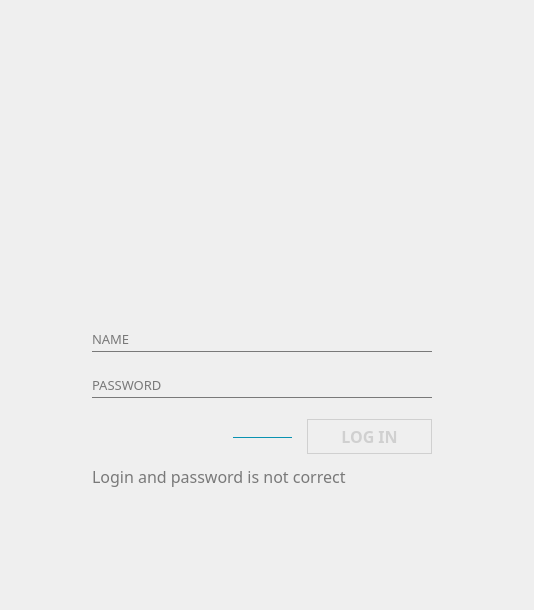
<?xml version="1.0" encoding="UTF-8"?>
<ui version="4.0">
 <class>LoginForm</class>
 <widget class="QWidget" name="LoginForm">
  <property name="geometry">
   <rect>
    <x>0</x>
    <y>0</y>
    <width>534</width>
    <height>610</height>
   </rect>
  </property>
  <property name="minimumSize">
   <size>
    <width>534</width>
    <height>610</height>
   </size>
  </property>
  <property name="maximumSize">
   <size>
    <width>534</width>
    <height>610</height>
   </size>
  </property>
  <property name="contextMenuPolicy">
   <enum>Qt::NoContextMenu</enum>
  </property>
  <property name="windowTitle">
   <string>Form</string>
  </property>
  <property name="autoFillBackground">
   <bool>false</bool>
  </property>
  <property name="styleSheet">
   <string notr="true"/>
  </property>
  <widget class="QLabel" name="lblPictureNolt">
   <property name="geometry">
    <rect>
     <x>90</x>
     <y>115</y>
     <width>352</width>
     <height>104</height>
    </rect>
   </property>
   <property name="sizePolicy">
    <sizepolicy hsizetype="Expanding" vsizetype="Expanding">
     <horstretch>0</horstretch>
     <verstretch>0</verstretch>
    </sizepolicy>
   </property>
   <property name="maximumSize">
    <size>
     <width>48000</width>
     <height>48000</height>
    </size>
   </property>
   <property name="sizeIncrement">
    <size>
     <width>0</width>
     <height>0</height>
    </size>
   </property>
   <property name="baseSize">
    <size>
     <width>0</width>
     <height>0</height>
    </size>
   </property>
   <property name="contextMenuPolicy">
    <enum>Qt::DefaultContextMenu</enum>
   </property>
   <property name="styleSheet">
    <string notr="true">background-color:transparent;
</string>
   </property>
   <property name="text">
    <string/>
   </property>
   <property name="textFormat">
    <enum>Qt::AutoText</enum>
   </property>
   <property name="pixmap">
    <pixmap resource="../../images.qrc">:/Windows/Login/Images/loginBackground.png</pixmap>
   </property>
   <property name="scaledContents">
    <bool>true</bool>
   </property>
   <property name="alignment">
    <set>Qt::AlignBottom|Qt::AlignLeading|Qt::AlignLeft</set>
   </property>
   <property name="wordWrap">
    <bool>false</bool>
   </property>
   <property name="margin">
    <number>0</number>
   </property>
   <property name="indent">
    <number>-2</number>
   </property>
  </widget>
  <widget class="QPushButton" name="btnLogin">
   <property name="geometry">
    <rect>
     <x>307</x>
     <y>419</y>
     <width>125</width>
     <height>35</height>
    </rect>
   </property>
   <property name="font">
    <font>
     <family>Proxima Nova Lt</family>
     <pointsize>12</pointsize>
     <weight>75</weight>
     <bold>true</bold>
    </font>
   </property>
   <property name="focusPolicy">
    <enum>Qt::StrongFocus</enum>
   </property>
   <property name="styleSheet">
    <string notr="true">QPushButton#btnLogin{
	border : 1px solid #d0d0d0;
	color : #d0d0d0;
	background-color:transparent;
}

QPushButton#btnLogin:hover{
	color:#0992b1;
}

QPushButton#btnLogin:pressed{
	color:#0992b1;
	border: 1px solid #0992b1;
}
</string>
   </property>
   <property name="text">
    <string>LOG IN</string>
   </property>
  </widget>
  <widget class="QLineEdit" name="txtLogin">
   <property name="geometry">
    <rect>
     <x>92</x>
     <y>327</y>
     <width>340</width>
     <height>25</height>
    </rect>
   </property>
   <property name="font">
    <font>
     <family>Proxima Nova Th</family>
     <pointsize>10</pointsize>
    </font>
   </property>
   <property name="styleSheet">
    <string notr="true">border:none;
border-bottom:1px solid #797979;
color : #d0d0d0;
background-color:transparent;</string>
   </property>
   <property name="text">
    <string/>
   </property>
  </widget>
  <widget class="QLineEdit" name="txtPassword">
   <property name="geometry">
    <rect>
     <x>92</x>
     <y>373</y>
     <width>340</width>
     <height>25</height>
    </rect>
   </property>
   <property name="font">
    <font>
     <family>Proxima Nova Th</family>
     <pointsize>10</pointsize>
    </font>
   </property>
   <property name="autoFillBackground">
    <bool>false</bool>
   </property>
   <property name="styleSheet">
    <string notr="true">border:none;
border-bottom:1px solid #797979;
color : #d0d0d0;
background-color:transparent;
</string>
   </property>
   <property name="text">
    <string/>
   </property>
   <property name="echoMode">
    <enum>QLineEdit::Password</enum>
   </property>
   <property name="clearButtonEnabled">
    <bool>false</bool>
   </property>
  </widget>
  <widget class="QLabel" name="lblLogin">
   <property name="geometry">
    <rect>
     <x>92</x>
     <y>332</y>
     <width>120</width>
     <height>13</height>
    </rect>
   </property>
   <property name="font">
    <font>
     <family>Proxima Nova Th</family>
     <pointsize>10</pointsize>
    </font>
   </property>
   <property name="cursor">
    <cursorShape>IBeamCursor</cursorShape>
   </property>
   <property name="mouseTracking">
    <bool>false</bool>
   </property>
   <property name="styleSheet">
    <string notr="true">color : #797979;
background-color:transparent;</string>
   </property>
   <property name="frameShape">
    <enum>QFrame::NoFrame</enum>
   </property>
   <property name="text">
    <string>NAME</string>
   </property>
  </widget>
  <widget class="QLabel" name="lblPassword">
   <property name="geometry">
    <rect>
     <x>92</x>
     <y>378</y>
     <width>120</width>
     <height>13</height>
    </rect>
   </property>
   <property name="font">
    <font>
     <family>Proxima Nova Th</family>
     <pointsize>10</pointsize>
    </font>
   </property>
   <property name="cursor">
    <cursorShape>IBeamCursor</cursorShape>
   </property>
   <property name="styleSheet">
    <string notr="true">color : #797979;
background-color:transparent;</string>
   </property>
   <property name="text">
    <string>PASSWORD</string>
   </property>
  </widget>
  <widget class="QLabel" name="lblIncorrectLogin">
   <property name="geometry">
    <rect>
     <x>92</x>
     <y>465</y>
     <width>340</width>
     <height>22</height>
    </rect>
   </property>
   <property name="font">
    <font>
     <family>Proxima Nova Th</family>
     <pointsize>12</pointsize>
    </font>
   </property>
   <property name="styleSheet">
    <string notr="true">color : #797979;
background-color:transparent;</string>
   </property>
   <property name="text">
    <string>Login and password is not correct</string>
   </property>
  </widget>
  <widget class="QLabel" name="lblPictureCat">
   <property name="enabled">
    <bool>true</bool>
   </property>
   <property name="geometry">
    <rect>
     <x>5</x>
     <y>5</y>
     <width>524</width>
     <height>600</height>
    </rect>
   </property>
   <property name="minimumSize">
    <size>
     <width>524</width>
     <height>600</height>
    </size>
   </property>
   <property name="maximumSize">
    <size>
     <width>524</width>
     <height>600</height>
    </size>
   </property>
   <property name="autoFillBackground">
    <bool>false</bool>
   </property>
   <property name="styleSheet">
    <string notr="true"/>
   </property>
   <property name="pixmap">
    <pixmap resource="../../images.qrc">:/Windows/Login/Images/loginFormCat.png</pixmap>
   </property>
   <property name="scaledContents">
    <bool>true</bool>
   </property>
  </widget>
  <widget class="QLineEdit" name="txtSimpleLine">
   <property name="enabled">
    <bool>false</bool>
   </property>
   <property name="geometry">
    <rect>
     <x>233</x>
     <y>437</y>
     <width>59</width>
     <height>1</height>
    </rect>
   </property>
   <property name="styleSheet">
    <string notr="true">border:none;
border-top: 1px solid #0992b1;
background:transparent;</string>
   </property>
  </widget>
  <widget class="QPushButton" name="btnQuit">
   <property name="geometry">
    <rect>
     <x>504</x>
     <y>10</y>
     <width>16</width>
     <height>16</height>
    </rect>
   </property>
   <property name="font">
    <font>
     <family>Proxima Nova Th</family>
     <pointsize>12</pointsize>
     <weight>75</weight>
     <bold>true</bold>
    </font>
   </property>
   <property name="styleSheet">
    <string notr="true">QPushButton#btnQuit{ 
background-color:transparent; 
border:none; 
color : #d0d0d0; 

qproperty-icon: url(&quot; &quot;); 
qproperty-iconSize: 16px ; 
background-image: url(&quot;:/Windows/Login/Images/closeIcon.png&quot;); 
background-repeat: no-repeat; 
background-position:top left;

} 

QPushButton#btnQuit:hover{ 
qproperty-icon: url(&quot; &quot;); 
qproperty-iconSize: 16px 16px; 
background-image: url(&quot;:/Windows/Login/Images/closeIcon.png&quot;); 
background-repeat: no-repeat; 
background-position:top right;
} 

QPushButton#btnQuit:pressed{ 
qproperty-icon: url(&quot; &quot;); 
qproperty-iconSize: 16px 16px; 
background-image: url(&quot;:/Windows/Login/Images/closeIcon.png&quot;); 
background-repeat: no-repeat; 
background-position:top right;
}</string>
   </property>
   <property name="text">
    <string/>
   </property>
  </widget>
  <zorder>lblPictureCat</zorder>
  <zorder>lblPictureNolt</zorder>
  <zorder>btnLogin</zorder>
  <zorder>txtLogin</zorder>
  <zorder>txtPassword</zorder>
  <zorder>lblLogin</zorder>
  <zorder>lblPassword</zorder>
  <zorder>lblIncorrectLogin</zorder>
  <zorder>txtSimpleLine</zorder>
  <zorder>btnQuit</zorder>
 </widget>
 <resources>
  <include location="../../images.qrc"/>
 </resources>
 <connections/>
</ui>
